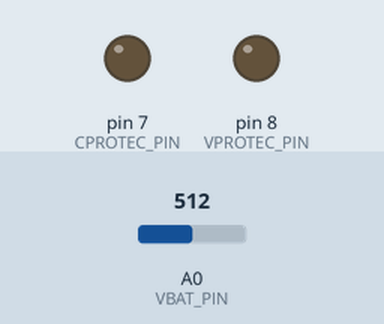
This sketch was run on a simulated Arduino Uno, built with avr-gcc and run on an emulated ATmega328P. On the bench: output pins drawn as LEDs (lit = HIGH). The inputs (shaded band) are chosen by the test bench; at power-on: A0 (VBAT_PIN) = 512. What the sketch prints to the serial monitor is not drawn.

Above: at 0.23 s.
Timing chart, 0 to 2.0 s (numbered marks = the images above):
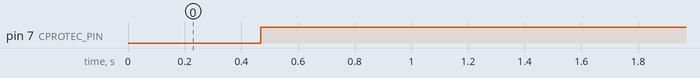

Measured:
- by itself, pin 7 (CPROTEC_PIN): LOW → HIGH at 0.47 s

The sketch:

main_protection.ino
```cpp
/*
   Protection circuit for 48V input to inverter
   Reading battery voltage using voltage divider
   Reading current through ACS712ELCTR-30A-T

   Last update : 5 Maret 2021
*/

#define VBAT_PIN A0
#define CURRENT_PIN A1
#define VPROTEC_PIN 8
#define CPROTEC_PIN 7

#define R1 56000
#define R2 5100

//Voltage from voltage divider battery (A0)
int input_battery;
double battery_voltage;

unsigned int x = 0;
float AcsValue = 0.0, Samples = 0.0, AvgAcs = 0.0, AcsValueF = 0.0;

void setup() {
  Serial.begin(115200);
  pinMode(VBAT_PIN, INPUT);
  pinMode(CURRENT_PIN, INPUT);
  pinMode(VPROTEC_PIN, OUTPUT);
  pinMode(CPROTEC_PIN, OUTPUT);
}

void loop() {
  //Read battery value from voltage divider (adc)
  input_battery = analogRead(A0);
  battery_voltage = ((input_battery / 1023) * 5) * ((R2 + R1) / R1);

  if (battery_voltage > 50 || battery_voltage < 35) {
    digitalWrite(VPROTEC_PIN, LOW);
  }
  if (battery_voltage <= 50 && battery_voltage >= 35) {
    digitalWrite(VPROTEC_PIN, HIGH);
  }

  read_acs();
  if (AcsValueF > 20) {
    digitalWrite(CPROTEC_PIN, LOW);
  }
  if (AcsValueF <= 20) {
    digitalWrite(CPROTEC_PIN, HIGH);
  }

  print_data();

  delay(100);
}


void read_acs() {

  for (int x = 0; x < 150; x++) { //Get 150 samples
    AcsValue = analogRead(A0);     //Read current sensor values
    Samples = Samples + AcsValue;  //Add samples together
    delay (3); // let ADC settle before next sample 3ms
  }
  AvgAcs = Samples / 150.0; //Taking Average of Samples

  //((AvgAcs * (5.0 / 1024.0)) is converitng the read voltage in 0-5 volts
  //2.5 is offset(I assumed that arduino is working on 5v so the viout at no current comes
  //out to be 2.5 which is out offset. If your arduino is working on different voltage than
  //you must change the offset according to the input voltage)
  //0.066v(66mV) is rise in output voltage when 1A current flows at input
  AcsValueF = (2.5 - (AvgAcs * (5.0 / 1024.0)) ) / 0.066;
}


void print_data() {
  Serial.print("Tegangan baterai : ");
  Serial.println(battery_voltage);
  Serial.print("Arus : ");
  Serial.println(AcsValueF);
}
```
